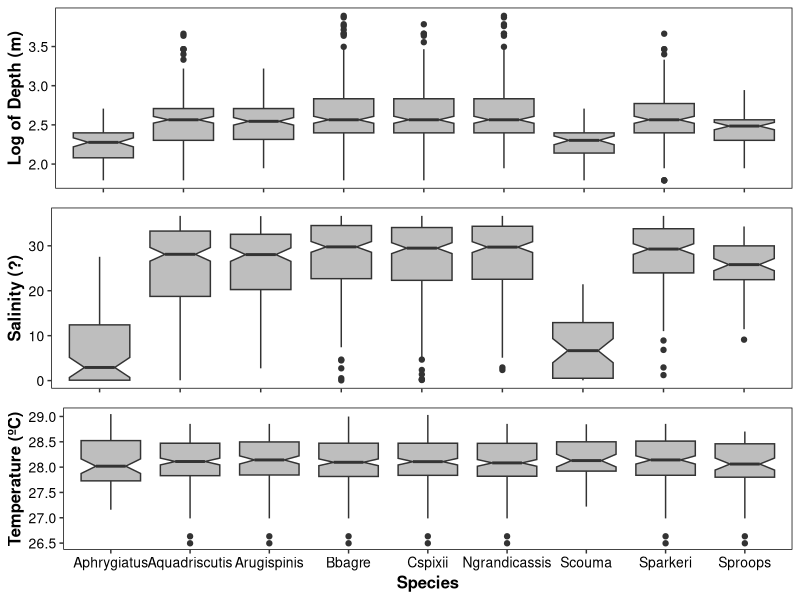
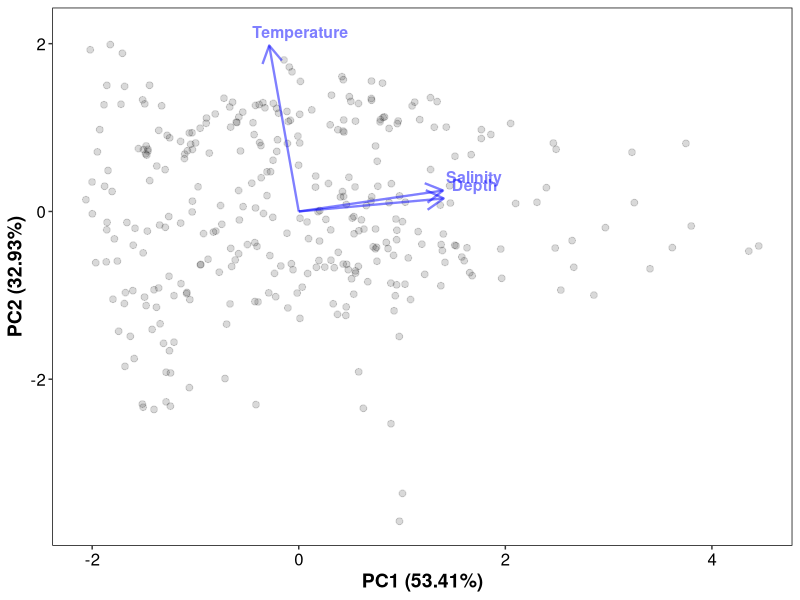

Source code (R) for these figures, in order:
# Loading packages #
library(ggplot2)
library(gridExtra)
library(reshape)
library(vegan)

# Importing the dataset #
trawlings<-read.table("data/trawling data.txt",header=T)

# Renaming species for further plotting #
levels(trawlings$species)[1]<-"Aph"
levels(trawlings$species)[2]<-"Aqu"
levels(trawlings$species)[3]<-"Aru"
levels(trawlings$species)[4]<-"Bba"
levels(trawlings$species)[5]<-"Car"
levels(trawlings$species)[6]<-"Ngr"
levels(trawlings$species)[7]<-"Sco"
levels(trawlings$species)[8]<-"Spa"
levels(trawlings$species)[9]<-"Spr"

# Average differences in sites that each species occurred #
anova(lm(log(trawlings$prof)~trawlings$species)) # significant p-value
anova(lm(log(trawlings$sal)~trawlings$species)) # significant p-value
anova(lm(log(trawlings$temp)~trawlings$species)) # non-significant p-value

# Plotting Figure 3 #
Depth<-ggplot()+
  geom_boxplot(aes(x=trawlings$species,y=log(trawlings$prof)),
               notch=TRUE,fill="grey")+
  xlab("Species")+
  ylab("Log of Depth (m)")+
  theme(panel.background = element_rect(fill = "white", colour = "black", size = 0.5), # opcoes graficas
        panel.grid.major = element_line(colour = NA),
        panel.grid.minor = element_line(colour = NA),
        axis.text = element_text(colour = "black", size = 10),
        axis.text.x = element_blank(),
        axis.title.x=element_blank(),
        axis.title = element_text(colour = "black", size = 12, face = "bold"),
        legend.title = element_blank(),
        legend.background = element_rect(fill = "white"),
        legend.text = element_text(face = "bold", colour = "black", size = 16))

Salinity<-ggplot()+
  geom_boxplot(aes(x=trawlings$species,y=trawlings$sal),
               notch=TRUE,fill="grey")+
  ylab("Salinity (?)")+
  theme(panel.background = element_rect(fill = "white", colour = "black", size = 0.5), # opcoes graficas
        panel.grid.major = element_line(colour = NA),
        panel.grid.minor = element_line(colour = NA),
        axis.text = element_text(colour = "black", size = 10),
        axis.text.x = element_blank(),
        axis.title.x=element_blank(),
        axis.title = element_text(colour = "black", size = 12, face = "bold"),
        legend.title = element_blank(),
        legend.background = element_rect(fill = "white"),
        legend.text = element_text(face = "bold", colour = "black", size = 16))

Temperature<-ggplot()+
  geom_boxplot(aes(x=trawlings$species,y=trawlings$temp),
               notch=TRUE,fill="grey")+
  xlab("Species")+
  ylab("Temperature (ºC)")+
  theme(panel.background = element_rect(fill = "white", colour = "black", size = 0.5), # opcoes graficas
        panel.grid.major = element_line(colour = NA),
        panel.grid.minor = element_line(colour = NA),
        axis.text = element_text(colour = "black", size = 10),
        axis.title = element_text(colour = "black", size = 12, face = "bold"),
        legend.title = element_blank(),
        legend.background = element_rect(fill = "white"),
        legend.text = element_text(face = "bold", colour = "black", size = 16))

figure3<-grid.arrange(Depth,Salinity,Temperature,nrow=3)
ggsave("Figures/Figure 3.png",figure3,dpi=600,height=24,width=16,units=c("cm"))

# PCA for environmental variables #
env<-aggregate(trawlings[,7:9],list(trawlings$trawl),mean)
row.names(env)<-env$Group.1
env<-env[,-1]
pc.env<-princomp(decostand(env,method="standardize"),cor=TRUE)
eigenvals(pc.env) #Selecting first axis by Kaiser-Guttman criterion
summary(pc.env) #First axis explains 53.4% of total variation
pc.env$loadings #Depth and salinity are positively related to the first PC
scores<-pc.env$scores
loadings<-as.data.frame(pc.env$loadings[c(1:3),])
write.table(scores,"env_pcs.txt")

# Plotting PCA #
Suppl.Fig2<-ggplot()+
  geom_point(mapping=aes(x=scores[,1],y=scores[,2]),size=2,alpha=0.15)+
  xlab("PC1 (53.41%)")+  ylab("PC2 (32.93%)")+
  geom_segment(aes(x=0,xend=loadings[,1]*2,y=0,yend=loadings[,2]*2),
               arrow = arrow(length = unit(0.5, "cm")),colour="blue",
               size=0.8,alpha=0.5,inherit.aes=FALSE)+
  geom_text(aes(x=(loadings[,1]*2+0.3),y=(loadings[,2]*2+0.16),label=c("Depth","Salinity","Temperature")),
            size=4,color="blue",fontface="bold",alpha=0.5)+
  theme(panel.background = element_rect(fill = "white", colour = "black", size = 0.5), # opcoes graficas
        panel.grid.major = element_line(colour = NA),
        panel.grid.minor = element_line(colour = NA),
        axis.text = element_text(colour = "black", size = 12),
        axis.title = element_text(colour = "black", size = 14, face = "bold"),
        legend.title = element_blank(),
        legend.background = element_rect(fill = "white"),
        legend.text = element_text(face = "bold", colour = "black", size = 10))

ggsave("Suppl. Fig. 2.png",Suppl.Fig2,dpi=600,height=10,width=10,units=c("cm"))
